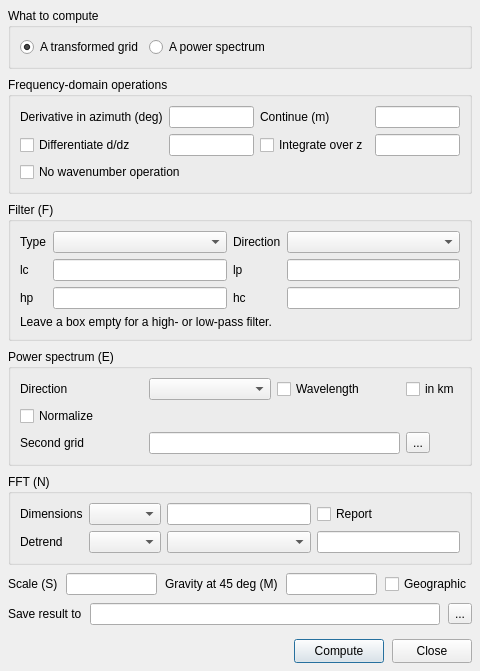
<?xml version="1.0" encoding="UTF-8"?>
<ui version="4.0">
 <class>GrdFFTDialog</class>
 <widget class="QDialog" name="GrdFFTDialog">
  <property name="geometry">
   <rect>
    <x>0</x>
    <y>0</y>
    <width>480</width>
    <height>640</height>
   </rect>
  </property>
  <property name="windowTitle">
   <string>grdfft</string>
  </property>
  <layout class="QVBoxLayout" name="mainVerticalLayout">
   <property name="spacing">
    <number>8</number>
   </property>
   <property name="margin" stdset="0">
    <number>8</number>
   </property>
   <item>
    <widget class="QGroupBox" name="gb_mode">
     <property name="title">
      <string>What to compute</string>
     </property>
     <layout class="QHBoxLayout" name="horizontalLayout_mode">
      <item>
       <widget class="QRadioButton" name="rb_grid">
        <property name="toolTip"><string>Transform the grid, operate in the frequency domain and transform back</string></property>
        <property name="text"><string>A transformed grid</string></property>
        <property name="checked"><bool>true</bool></property>
       </widget>
      </item>
      <item>
       <widget class="QRadioButton" name="rb_spectrum">
        <property name="toolTip"><string>Estimate the power spectrum (E). No grid is produced.</string></property>
        <property name="text"><string>A power spectrum</string></property>
       </widget>
      </item>
      <item>
       <spacer name="horizontalSpacer_mode">
        <property name="orientation"><enum>Qt::Orientation::Horizontal</enum></property>
        <property name="sizeHint" stdset="0"><size><width>40</width><height>20</height></size></property>
       </spacer>
      </item>
     </layout>
    </widget>
   </item>
   <item>
    <widget class="QGroupBox" name="gb_ops">
     <property name="title">
      <string>Frequency-domain operations</string>
     </property>
     <layout class="QGridLayout" name="gridLayout_ops">
      <item row="0" column="0">
       <widget class="QLabel" name="lb_azim"><property name="text"><string>Derivative in azimuth (deg)</string></property></widget>
      </item>
      <item row="0" column="1">
       <widget class="QLineEdit" name="edit_azim">
        <property name="toolTip"><string>Directional derivative in this azimuth, degrees CW from north (A). Empty = not used.</string></property>
       </widget>
      </item>
      <item row="0" column="2">
       <widget class="QLabel" name="lb_upward"><property name="text"><string>Continue (m)</string></property></widget>
      </item>
      <item row="0" column="3">
       <widget class="QLineEdit" name="edit_upward">
        <property name="toolTip"><string>Upward continue this many meters, or downward with a negative value (C). Empty = not used.</string></property>
       </widget>
      </item>
      <item row="1" column="0">
       <widget class="QCheckBox" name="chk_dfdz">
        <property name="toolTip"><string>Differentiate the field, d(field)/dz (D)</string></property>
        <property name="text"><string>Differentiate d/dz</string></property>
       </widget>
      </item>
      <item row="1" column="1">
       <widget class="QLineEdit" name="edit_dfdz">
        <property name="toolTip"><string>Optional scale, or the letter g: the data are geoid heights in m and the result is gravity in mGal</string></property>
       </widget>
      </item>
      <item row="1" column="2">
       <widget class="QCheckBox" name="chk_integrate">
        <property name="toolTip"><string>Integrate the field over z (I)</string></property>
        <property name="text"><string>Integrate over z</string></property>
       </widget>
      </item>
      <item row="1" column="3">
       <widget class="QLineEdit" name="edit_integrate">
        <property name="toolTip"><string>Optional scale, or the letter g: the data are gravity anomalies in mGal and the result is geoid height in m</string></property>
       </widget>
      </item>
      <item row="2" column="0" colspan="2">
       <widget class="QCheckBox" name="chk_noop">
        <property name="toolTip"><string>No wavenumber operation at all (Q) — for writing out the FFT's own intermediate products with the modifiers below</string></property>
        <property name="text"><string>No wavenumber operation</string></property>
       </widget>
      </item>
     </layout>
    </widget>
   </item>
   <item>
    <widget class="QGroupBox" name="gb_filter">
     <property name="title">
      <string>Filter (F)</string>
     </property>
     <layout class="QGridLayout" name="gridLayout_filter">
      <item row="0" column="0">
       <widget class="QLabel" name="lb_ftype"><property name="text"><string>Type</string></property></widget>
      </item>
      <item row="0" column="1">
       <widget class="QComboBox" name="cb_ftype">
        <property name="toolTip"><string>Band-pass filter shape. The wavelengths are in the grid's own units (meters, or degrees converted with Geographic).</string></property>
       </widget>
      </item>
      <item row="0" column="2">
       <widget class="QLabel" name="lb_fdir"><property name="text"><string>Direction</string></property></widget>
      </item>
      <item row="0" column="3">
       <widget class="QComboBox" name="cb_fdir">
        <property name="toolTip"><string>Filter isotropically, or along x or y only</string></property>
       </widget>
      </item>
      <item row="1" column="0">
       <widget class="QLabel" name="lb_f1"><property name="text"><string>lc</string></property></widget>
      </item>
      <item row="1" column="1">
       <widget class="QLineEdit" name="edit_f1"/>
      </item>
      <item row="1" column="2">
       <widget class="QLabel" name="lb_f2"><property name="text"><string>lp</string></property></widget>
      </item>
      <item row="1" column="3">
       <widget class="QLineEdit" name="edit_f2"/>
      </item>
      <item row="2" column="0">
       <widget class="QLabel" name="lb_f3"><property name="text"><string>hp</string></property></widget>
      </item>
      <item row="2" column="1">
       <widget class="QLineEdit" name="edit_f3"/>
      </item>
      <item row="2" column="2">
       <widget class="QLabel" name="lb_f4"><property name="text"><string>hc</string></property></widget>
      </item>
      <item row="2" column="3">
       <widget class="QLineEdit" name="edit_f4"/>
      </item>
      <item row="3" column="0" colspan="4">
       <widget class="QLabel" name="lb_fhint">
        <property name="text"><string>Leave a box empty for a high- or low-pass filter.</string></property>
        <property name="wordWrap"><bool>true</bool></property>
       </widget>
      </item>
     </layout>
    </widget>
   </item>
   <item>
    <widget class="QGroupBox" name="gb_spec">
     <property name="title">
      <string>Power spectrum (E)</string>
     </property>
     <layout class="QGridLayout" name="gridLayout_spec">
      <item row="0" column="0">
       <widget class="QLabel" name="lb_edir"><property name="text"><string>Direction</string></property></widget>
      </item>
      <item row="0" column="1">
       <widget class="QComboBox" name="cb_edir">
        <property name="toolTip"><string>Radial spectrum, or along x or y</string></property>
       </widget>
      </item>
      <item row="0" column="2">
       <widget class="QCheckBox" name="chk_ewave">
        <property name="toolTip"><string>Report wavelength instead of frequency (+w)</string></property>
        <property name="text"><string>Wavelength</string></property>
       </widget>
      </item>
      <item row="0" column="3">
       <widget class="QCheckBox" name="chk_ekm">
        <property name="toolTip"><string>Wavelength in km instead of m (+wk); geographic grids only</string></property>
        <property name="text"><string>in km</string></property>
       </widget>
      </item>
      <item row="1" column="0" colspan="2">
       <widget class="QCheckBox" name="chk_enorm">
        <property name="toolTip"><string>Report the mean spectral value per frequency instead of the sum (+n)</string></property>
        <property name="text"><string>Normalize</string></property>
       </widget>
      </item>
      <item row="2" column="0">
       <widget class="QLabel" name="lb_grid2"><property name="text"><string>Second grid</string></property></widget>
      </item>
      <item row="2" column="1" colspan="2">
       <widget class="QLineEdit" name="edit_grid2">
        <property name="toolTip"><string>Optional: with a second grid over the same region the result is the 17-column cross-spectrum (X/Y power, coherent and noise power, phase, admittance, gain, coherency). Double-click to browse.</string></property>
       </widget>
      </item>
      <item row="2" column="3">
       <widget class="QToolButton" name="btn_grid2">
        <property name="text"><string>...</string></property>
       </widget>
      </item>
     </layout>
    </widget>
   </item>
   <item>
    <widget class="QGroupBox" name="gb_fft">
     <property name="title">
      <string>FFT (N)</string>
     </property>
     <layout class="QGridLayout" name="gridLayout_fft">
      <item row="0" column="0">
       <widget class="QLabel" name="lb_fftdim"><property name="text"><string>Dimensions</string></property></widget>
      </item>
      <item row="0" column="1">
       <widget class="QComboBox" name="cb_fftdim">
        <property name="toolTip"><string>How the FFT grid size is chosen. The default balances speed and accuracy.</string></property>
       </widget>
      </item>
      <item row="0" column="2">
       <widget class="QLineEdit" name="edit_fftdims">
        <property name="toolTip"><string>nx/ny of the FFT array, only for "given below". Must be &gt;= the grid size.</string></property>
       </widget>
      </item>
      <item row="0" column="3">
       <widget class="QCheckBox" name="chk_fftverbose">
        <property name="toolTip"><string>Report the dimensions actually used (+v)</string></property>
        <property name="text"><string>Report</string></property>
       </widget>
      </item>
      <item row="1" column="0">
       <widget class="QLabel" name="lb_detrend"><property name="text"><string>Detrend</string></property></widget>
      </item>
      <item row="1" column="1">
       <widget class="QComboBox" name="cb_detrend">
        <property name="toolTip"><string>What is removed before the FFT</string></property>
       </widget>
      </item>
      <item row="1" column="2">
       <widget class="QComboBox" name="cb_extend">
        <property name="toolTip"><string>How the grid is extended to the FFT size before tapering</string></property>
       </widget>
      </item>
      <item row="1" column="3">
       <widget class="QLineEdit" name="edit_taper">
        <property name="toolTip"><string>Taper width in percent of the margin [100]</string></property>
       </widget>
      </item>
     </layout>
    </widget>
   </item>
   <item>
    <layout class="QHBoxLayout" name="horizontalLayout_misc">
     <item>
      <widget class="QLabel" name="lb_scale"><property name="text"><string>Scale (S)</string></property></widget>
     </item>
     <item>
      <widget class="QLineEdit" name="edit_scale">
       <property name="toolTip"><string>Multiply the result by this factor in the space domain, or give d to turn a deflection of the vertical into micro-radians</string></property>
      </widget>
     </item>
     <item>
      <widget class="QLabel" name="lb_mgal"><property name="text"><string>Gravity at 45 deg (M)</string></property></widget>
     </item>
     <item>
      <widget class="QLineEdit" name="edit_mgal45">
       <property name="toolTip"><string>Gravity in mGal at 45 degrees latitude, used for the geoid conversions [980619.9203, Earth]. Change it for another planet.</string></property>
      </widget>
     </item>
     <item>
      <widget class="QCheckBox" name="chk_geog">
       <property name="toolTip"><string>Grid is in degrees: convert to meters with a "Flat Earth" approximation (-fg)</string></property>
       <property name="text"><string>Geographic</string></property>
      </widget>
     </item>
    </layout>
   </item>
   <item>
    <layout class="QHBoxLayout" name="horizontalLayout_out">
     <item>
      <widget class="QLabel" name="lb_out"><property name="text"><string>Save result to</string></property></widget>
     </item>
     <item>
      <widget class="QLineEdit" name="edit_outfile">
       <property name="toolTip"><string>Optional output file: a grid, or a table for the spectrum. Leave empty to keep the result only in this window.</string></property>
      </widget>
     </item>
     <item>
      <widget class="QToolButton" name="btn_outfile">
       <property name="text"><string>...</string></property>
      </widget>
     </item>
    </layout>
   </item>
   <item>
    <spacer name="verticalSpacer_bottom">
     <property name="orientation"><enum>Qt::Orientation::Vertical</enum></property>
     <property name="sizeType"><enum>QSizePolicy::Policy::Fixed</enum></property>
     <property name="sizeHint" stdset="0"><size><width>20</width><height>6</height></size></property>
    </spacer>
   </item>
   <item>
    <layout class="QHBoxLayout" name="horizontalLayout_buttons">
     <item>
      <spacer name="buttonsSpacer">
       <property name="orientation"><enum>Qt::Orientation::Horizontal</enum></property>
       <property name="sizeHint" stdset="0"><size><width>40</width><height>20</height></size></property>
      </spacer>
     </item>
     <item>
      <widget class="QPushButton" name="push_compute">
       <property name="minimumSize"><size><width>90</width><height>24</height></size></property>
       <property name="text"><string>Compute</string></property>
      </widget>
     </item>
     <item>
      <widget class="QPushButton" name="push_close">
       <property name="minimumSize"><size><width>70</width><height>24</height></size></property>
       <property name="text"><string>Close</string></property>
      </widget>
     </item>
    </layout>
   </item>
  </layout>
 </widget>
 <resources/>
 <connections/>
</ui>
